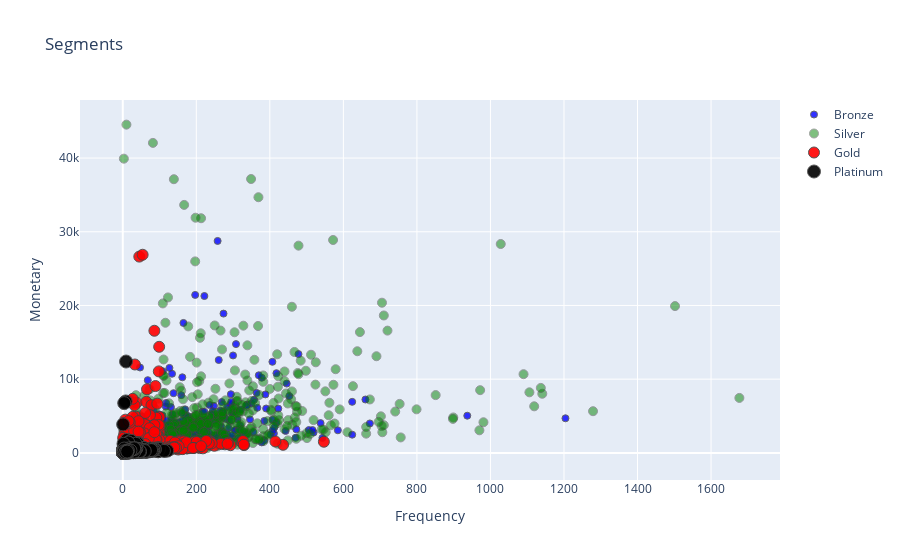

The cell this chart's notebook holds for it:
### Code cell
plot_data= [
gobj.Scatter(
    x=graph.query("RFM_Loyalty_level == 'Bronze'")['Frequency'],
    y=graph.query("RFM_Loyalty_level == 'Bronze'")['Monetary'],
    mode='markers',
    name='Bronze',
    marker= dict(size=7,
                line=dict(width=1),
                color='blue',
                opacity=0.8)
    ),
gobj.Scatter(
    x=graph.query("RFM_Loyalty_level == 'Silver'")['Frequency'],
    y=graph.query("RFM_Loyalty_level == 'Silver'")['Monetary'],
    mode='markers',
    name='Silver',
    marker= dict(size=9,
                line=dict(width=1),
                color='green',
                opacity=0.5)
    ),
gobj.Scatter(
    x=graph.query("RFM_Loyalty_level == 'Gold'")['Frequency'],
    y=graph.query("RFM_Loyalty_level == 'Gold'")['Monetary'],
    mode='markers',
    name='Gold',
    marker= dict(size=11,
                line=dict(width=1),
                color='red',
                opacity=0.9)
    ),
gobj.Scatter(
    x=graph.query("RFM_Loyalty_level == 'Platinum'")['Frequency'],
    y=graph.query("RFM_Loyalty_level == 'Platinum'")['Monetary'],
    mode='markers',
    name='Platinum',
    marker= dict(size=13,
                line=dict(width=1),
                color='black',
                opacity=0.9)
    )
]

plot_layout = gobj.Layout(
        xaxis= {'title': 'Frequency'},
        yaxis= {'title': 'Monetary'},
        title= 'Segments'
)
fig = gobj.Figure(data=plot_data, layout= plot_layout)
po.iplot(fig)

### Figure 1 — Plotly figure (JSON) as saved in the notebook; plotly's stock layout.template omitted (floating-point values rounded to 4 significant figures; data arrays with more than 128 entries replaced by an {"elided": "..."} marker saying what was removed)
{"data": [{"marker": {"color": "blue", "line": {"width": 1}, "opacity": 0.8, "size": 7}, "mode": "markers", "name": "Bronze", "type": "scatter", "x": {"elided": "551 int values"}, "y": {"elided": "551 float values"}}, {"marker": {"color": "green", "line": {"width": 1}, "opacity": 0.5, "size": 9}, "mode": "markers", "name": "Silver", "type": "scatter", "x": {"elided": "856 int values"}, "y": {"elided": "856 float values"}}, {"marker": {"color": "red", "line": {"width": 1}, "opacity": 0.9, "size": 11}, "mode": "markers", "name": "Gold", "type": "scatter", "x": {"elided": "1530 int values"}, "y": {"elided": "1530 float values"}}, {"marker": {"color": "black", "line": {"width": 1}, "opacity": 0.9, "size": 13}, "mode": "markers", "name": "Platinum", "type": "scatter", "x": {"elided": "1379 int values"}, "y": {"elided": "1379 float values"}}], "layout": {"title": {"text": "Segments"}, "xaxis": {"title": {"text": "Frequency"}}, "yaxis": {"title": {"text": "Monetary"}}}}
